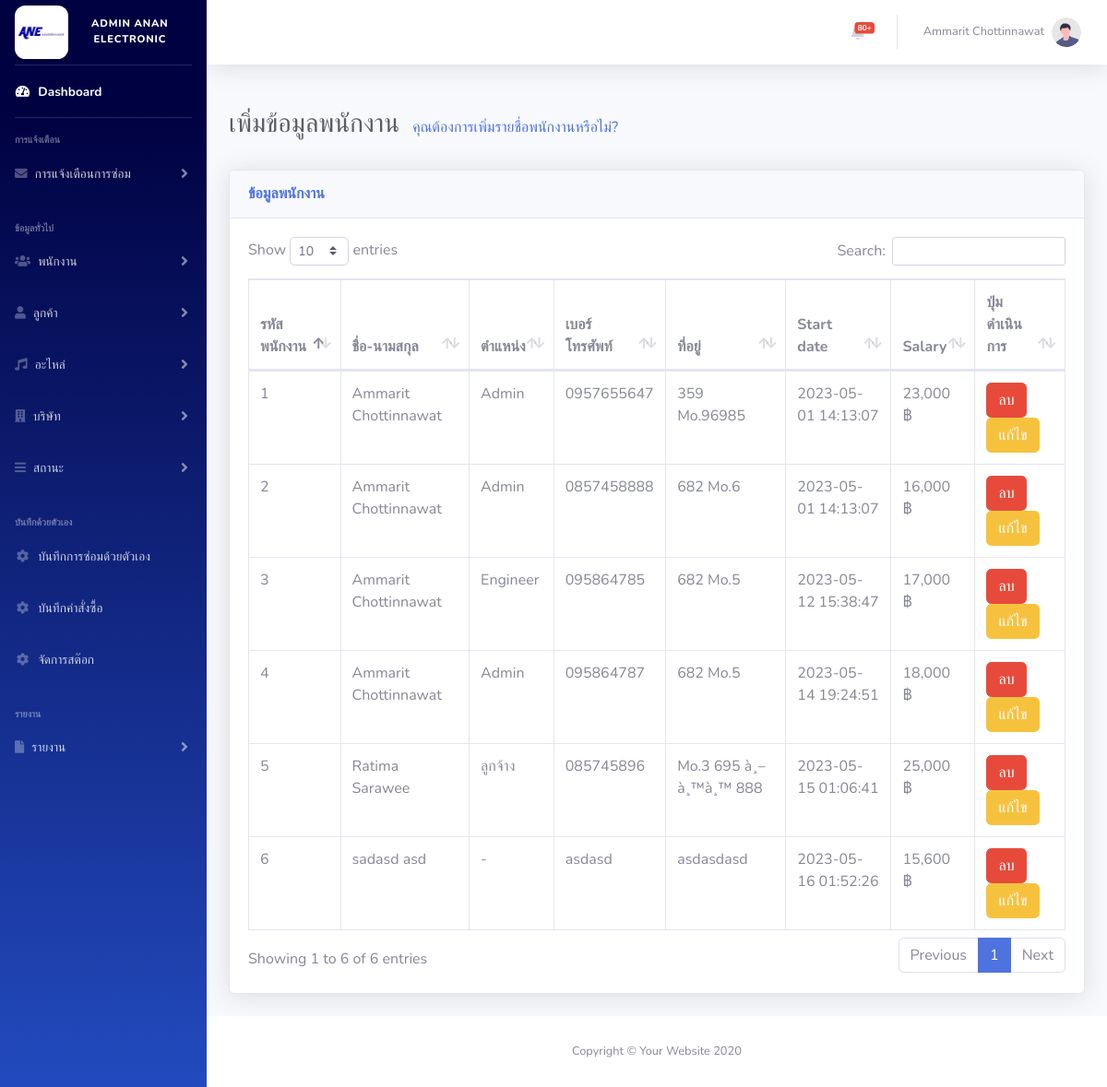
The app's page /admin/employee_listview.php (signed in), older data.
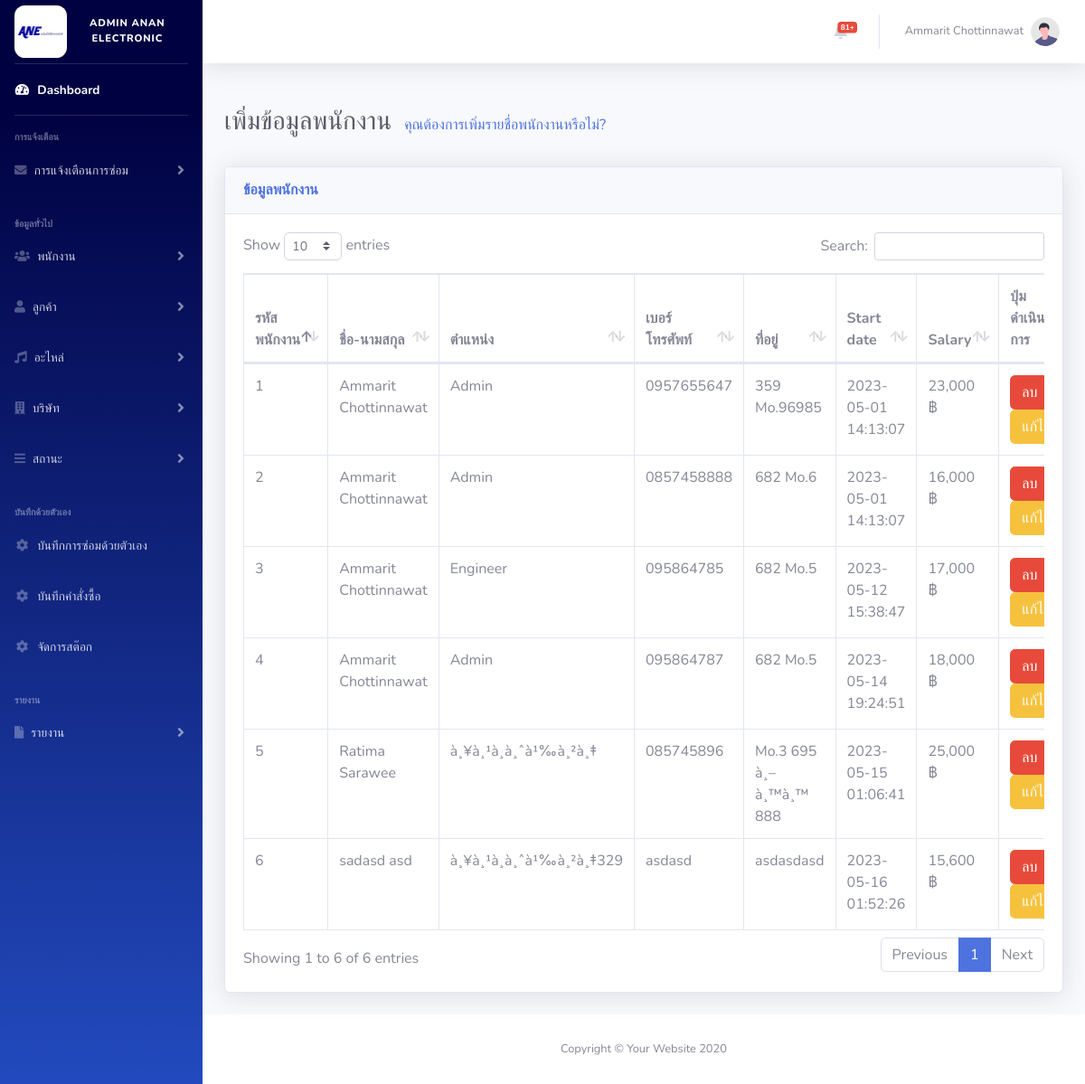
The same page, newer data.
### tables this page shows
CREATE TABLE `employee` (
  `e_id` int(6) NOT NULL,
  `e_email` varchar(255) DEFAULT NULL,
  `e_password` varchar(128) DEFAULT NULL,
  `e_fname` varchar(255) DEFAULT NULL,
  `e_lname` varchar(255) DEFAULT NULL,
  `e_add` varchar(255) DEFAULT NULL,
  `e_tel` varchar(20) DEFAULT NULL,
  `role_id` int(3) DEFAULT NULL,
  `del_flg` tinyint(1) DEFAULT 0 COMMENT 'ลบ = 1',
  `e_date_in` datetime DEFAULT NULL COMMENT 'วันที่เข้าสู่ระบบครั้งแรก',
  `e_salary` int(11) DEFAULT NULL,
  `e_date_update` datetime DEFAULT NULL COMMENT 'วันที่อัพเดตข้อมูลล่าสุด'
);

CREATE TABLE `role` (
  `role_id` int(6) NOT NULL,
  `role_name` varchar(255) DEFAULT NULL,
  `del_flg` tinyint(1) DEFAULT 0
);

### admin/employee_listview.php (the view, shortened to what the changed rows need)
<?php
include('../database/condb.php');
?>
<!DOCTYPE html>
<html lang="en">
<head>
    <link href="vendor/fontawesome-free/css/all.min.css" rel="stylesheet" type="text/css">
    <link href="css/sb-admin-2.min.css" rel="stylesheet">
    <link href="vendor/datatables/dataTables.bootstrap4.min.css" rel="stylesheet">
</head>
<body id="page-top">
    <div id="wrapper">
        <div id="content-wrapper" class="d-flex flex-column">
            <div id="content">
                <?php
                include('bar/topbar_admin.php');
                ?>
                <div class="container-fluid">
                    <br>
                    <h1 class="h3 mb-2 text-gray-800" style="display:inline-block">เพิ่มข้อมูลพนักงาน</h1>
                    <br>
                    <br>
                    <div class="card shadow mb-4">
                        <div class="card-body">
                            <div class="table-responsive">
                                <table class="table table-bordered" id="dataTable" width="100%" cellspacing="0">
                                    <thead>
                                        <tr>
                                            <th>รหัสพนักงาน</th>
                                            <th>ชื่อ-นามสกุล</th>
                                            <th>ตำแหน่ง</th>
                                            <th>เบอร์โทรศัพท์</th>
                                            <th>ที่อยู่</th>
                                            <th>Start date</th>
                                            <th>Salary</th>
                                            <th>ปุ่มดำเนินการ</th>
                                        </tr>
                                    </thead>
                                    <tbody>
                                        <?php
                                        $sql = "SELECT * FROM employee
                                                LEFT JOIN role
                                                ON employee.role_id = role.role_id
                                                WHERE employee.del_flg = '0'";
                                        $result = mysqli_query($conn, $sql);
                                        while ($row = mysqli_fetch_array($result)) { ?>
                                            <tr>
                                                <td><?php
                                                    if ($row['e_id'] == NULL) {
                                                        echo "-";
                                                    } else {
                                                        echo $row['e_id'];
                                                    }
                                                    ?>
                                                </td>
                                                <td><?php
                                                    if ($row['e_fname'] == NULL || $row['e_lname'] == NULL) {
                                                        echo "-";
                                                    } else {
                                                        echo $row['e_fname'] . " " . $row['e_lname'];
                                                    }
                                                    ?>
                                                </td>
                                                <td>
                                                    <?php
                                                    if ($row['role_name'] == NULL) {
                                                        echo "-";
                                                    } else {
                                                        echo $row['role_name'];
                                                    }
                                                    ?>
                                                </td>
                                                <td>
                                                    <?php
                                                    if ($row['e_tel'] == NULL) {
                                                        echo "-";
                                                    } else {
                                                        echo $row['e_tel'];
                                                    }
                                                    ?>
                                                </td>
                                                <td>
                                                    <?php
                                                    if ($row['e_add'] == NULL) {
                                                        echo "-";
                                                    } else {
                                                        echo $row['e_add'];
                                                    }
                                                    ?>
                                                </td>
                                                <td>
                                                    <?php
                                                    if ($row['e_date_in'] == NULL) {
                                                        echo "-";
                                                    } else {
                                                        echo $row['e_date_in'];
                                                    }
                                                    ?>
                                                </td>
                                                <td>
                                                    <?php
                                                    if ($row['e_salary'] == NULL) {
                                                        echo "-";
                                                    } else {
                                                        echo number_format($row['e_salary'], 0, '.', ',') . " ฿";
                                                    }
                                                    ?>
                                                </td>
                                                <td>
                                                    <a href="action/del_employee.php?id=<?= $row['e_id'] ?>" class="btn btn-danger" onclick="return confirmDelete(event);">ลบ</a>&nbsp; &nbsp;
                                                    <a class="btn btn-warning" href="edit_employee.php?id=<?= $row['e_id'] ?>">แก้ไข</a>
                                                </td>
                                            </tr>
                                        <?php } ?>
                                    </tbody>
                                </table>
                            </div>
                        </div>
                    </div>
                </div>
            </div>
        </div>
    </div>
</body>
</html>

### admin/bar/topbar_admin.php (shortened to what the changed rows need)
<nav class="navbar navbar-expand navbar-light bg-white topbar mb-4 static-top shadow">
    <ul class="navbar-nav ml-auto">
        <li class="nav-item dropdown no-arrow mx-1">
            <a class="nav-link dropdown-toggle" href="#" id="alertsDropdown" role="button" data-toggle="dropdown" aria-haspopup="true" aria-expanded="false">
                <?php
                $sql_nofi_count = "SELECT COUNT(get_repair.get_r_id) FROM repair_status
                LEFT JOIN get_repair ON get_repair.get_r_id = repair_status.get_r_id
                WHERE get_repair.del_flg = '0' AND repair_status.status_id = 1;";
                $result_nofi_count = mysqli_query($conn, $sql_nofi_count);
                $num_rows = mysqli_fetch_array($result_nofi_count);
                ?>
                <span class="badge badge-danger badge-counter"><?= $num_rows[0]-1 ?>+</span>
            </a>
        </li>
    </ul>
</nav>

Row changes from the older to the newer data that the page shows:
changed through a linked row, employee "Ratima": role.role_name "ลูกจ้าง" → "à¸¥à¸¹à¸à¸ˆà¹‰à¸²à¸‡"
shown differently, row unchanged: employee "sadasd": role.role_name (not shown) → "à¸¥à¸¹à¸à¸ˆà¹‰à¸²à¸‡329"; no longer shows "-"
Text that changed along with them:
$num_rows[0]-1: "80" → "81"
